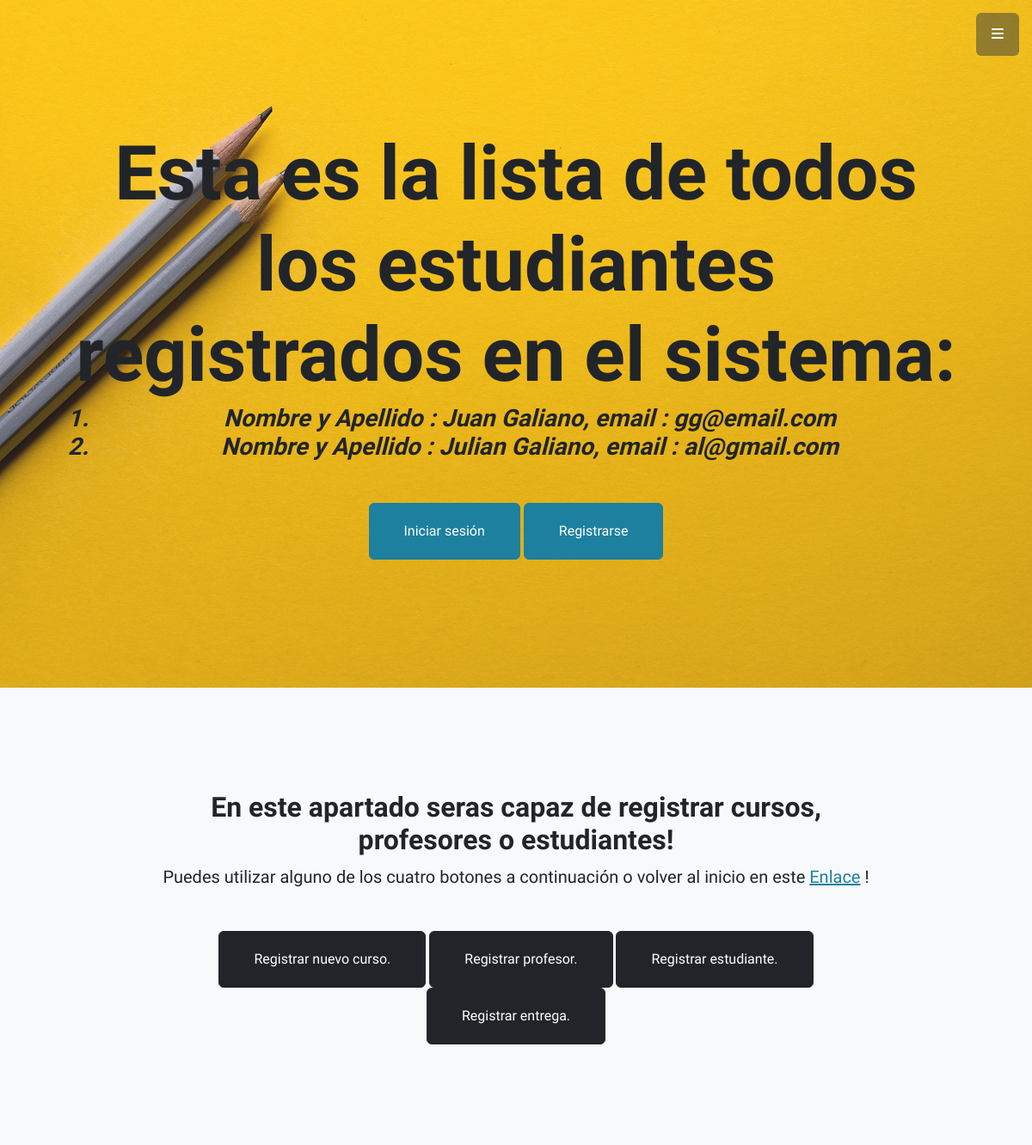
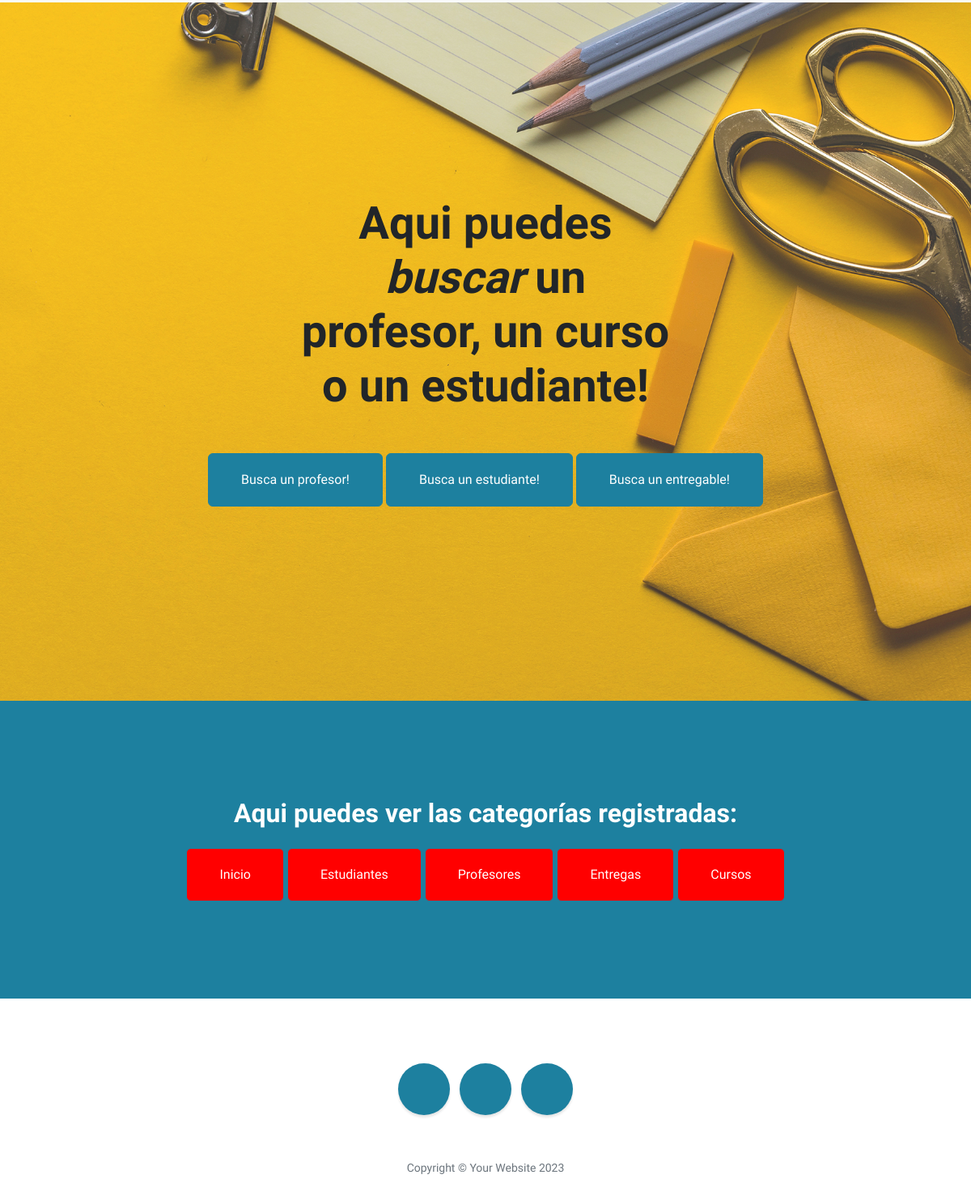
The page /AppCoder/estudiantes/listas/ on the database its author committed (2 pictures, top to bottom).
### AppCoder/models.py (models this page shows)
class Estudiante(models.Model):
    nombre = models.CharField(max_length=30)
    apellido = models.CharField(max_length=30)
    email = models.EmailField()
    edad = models.IntegerField()

### AppCoder/views.py (the view)
# urls.py: path('estudiantes/listas/', EstudianteLista.as_view(), name='EstudianteLista'),
class EstudianteLista(ListView):
    model = Estudiante

### AppCoder/Templates/AppCoder/estudiante_list.html
{% extends 'AppCoder/padre.html' %}
{% block title %}
Esta es la lista de todos los estudiantes registrados en el sistema:
{% endblock %}
{% block form%}
        <ol>
            {% for e in object_list %}
            <li>
                Nombre y Apellido : {{e.nombre}}
                {{e.apellido}},
                email : {{e.email}}
            </li>
            {% endfor %}
        </ol>
{%endblock%}

### rows shown on the page
Estudiante: nombre "Juan", apellido "Galiano", email "gg@email.com"
Estudiante: nombre "Julian", apellido "Galiano", email "al@gmail.com"
